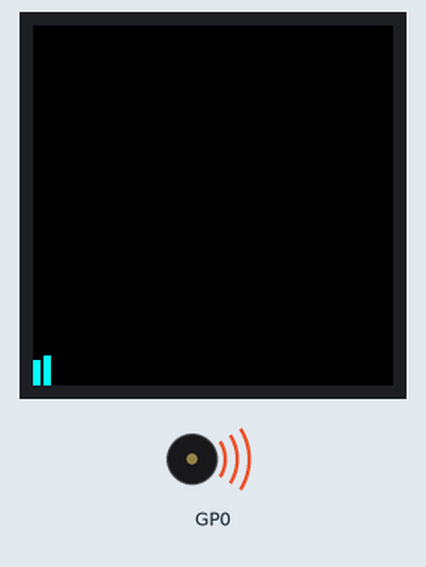
This program was run on a simulated Raspberry Pi Pico running MicroPython. On the bench: 240×240 colour display, buzzer (waves = sounding).

Above: at 0.66 s.
At 9.85 s:
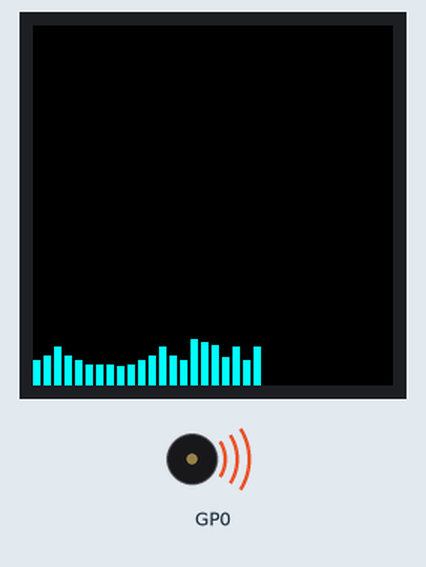
At 19.48 s:
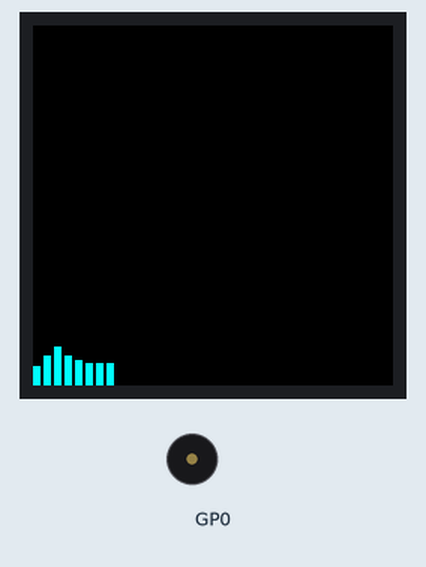
At 38.31 s:
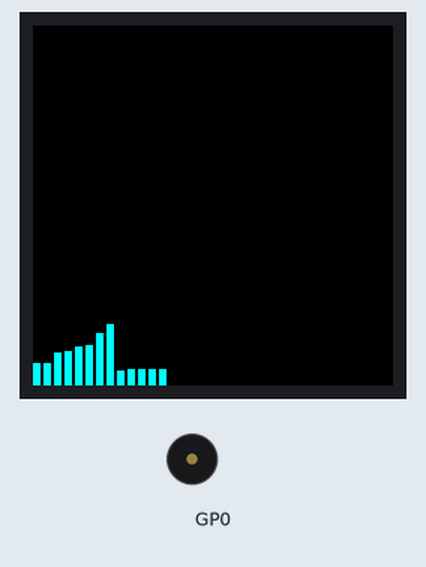
Timing chart, 0 to 40.0 s (numbered marks = the images above):
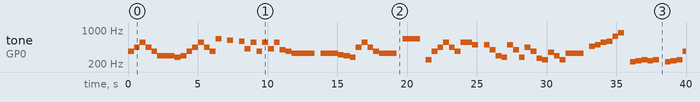

Measured:
- by itself, tone on GP0: plays 370 Hz for 0.42 s, 440 Hz for 0.42 s, 554 Hz for 0.42 s, 440 Hz for 0.42 s, 370 Hz for 0.42 s, 294 Hz for 1.3 s … (73 notes in this stretch)
- what the display in image 0 shows lasts 0.4 s, from 0.5 s to 0.9 s
- what the display in image 2 shows lasts 0.8 s, from 18.9 s to 19.7 s

The program:

WiiThemeTune.py
```python
# This example shows you how you can use Pico Explorer's onboard buzzer as a speaker to play different notes and string them together into a bleepy tune.
# It uses code written by Avram Piltch - check out his Tom's Hardware article! https://www.tomshardware.com/uk/how-to/buzzer-music-raspberry-pi-pico
# You'll need to connect a jumper wire between GPO and AUDIO on the Explorer Base to hear noise.

import utime
import picoexplorer as explorer

# Set up and initialise Pico Explorer
buf = bytearray(explorer.get_width() * explorer.get_height() * 2)
explorer.init(buf)

# tells Pico Explorer which pin you'll be using for noise
explorer.set_audio_pin(0)

# this handy list converts notes into frequencies, which you can use with the explorer.set_tone function
tones = {
    "B0": 31,
    "C1": 33,
    "CS1": 35,
    "D1": 37,
    "DS1": 39,
    "E1": 41,
    "F1": 44,
    "FS1": 46,
    "G1": 49,
    "GS1": 52,
    "A1": 55,
    "AS1": 58,
    "B1": 62,
    "C2": 65,
    "CS2": 69,
    "D2": 73,
    "DS2": 78,
    "E2": 82,
    "F2": 87,
    "FS2": 93,
    "G2": 98,
    "GS2": 104,
    "A2": 110,
    "AS2": 117,
    "B2": 123,
    "C3": 131,
    "CS3": 139,
    "D3": 147,
    "DS3": 156,
    "E3": 165,
    "F3": 175,
    "FS3": 185,
    "G3": 196,
    "GS3": 208,
    "A3": 220,
    "AS3": 233,
    "B3": 247,
    "C4": 262,
    "CS4": 277,
    "D4": 294,
    "DS4": 311,
    "E4": 330,
    "F4": 349,
    "FS4": 370,
    "G4": 392,
    "GS4": 415,
    "A4": 440,
    "AS4": 466,
    "B4": 494,
    "C5": 523,
    "CS5": 554,
    "D5": 587,
    "DS5": 622,
    "E5": 659,
    "F5": 698,
    "FS5": 740,
    "G5": 784,
    "GS5": 831,
    "A5": 880,
    "AS5": 932,
    "B5": 988,
    "C6": 1047,
    "CS6": 1109,
    "D6": 1175,
    "DS6": 1245,
    "E6": 1319,
    "F6": 1397,
    "FS6": 1480,
    "G6": 1568,
    "GS6": 1661,
    "A6": 1760,
    "AS6": 1865,
    "B6": 1976,
    "C7": 2093,
    "CS7": 2217,
    "D7": 2349,
    "DS7": 2489,
    "E7": 2637,
    "F7": 2794,
    "FS7": 2960,
    "G7": 3136,
    "GS7": 3322,
    "A7": 3520,
    "AS7": 3729,
    "B7": 3951,
    "C8": 4186,
    "CS8": 4435,
    "D8": 4699,
    "DS8": 4978
}

# put the notes for your song in here!
#song = ["F5", "F6", "E6", "F6", "F5", "P", "F5", "P", "C6", "AS5", "A5", "C6", "F6", "P", "F6", "P", "G6", "FS6", "G6", "G5", "P", "G5", "P", "G6", "F6", "E6", "D6", "C6", "P", "C6", "P", "D6", "E6", "F6", "E6", "D6", "C6", "D6", "C6", "AS5", "A5", "AS5", "A5", "G5", "F5", "G5", "F5", "E5", "D5", "C5", "D5", "E5", "F5", "G5", "AS5", "A5", "G5", "A5", "F5", "P", "F5"]
#song = ["", "", "", "", "", "", "", "", "", "", "", "", "", "", "", "", "", "", "", "", "", "", "", "", "", "", "", "", "", "", "", "", "", "", "", "", "", "", "", "", "", "", "", "", "", "", "", "", "", "", "", "", "", "", "", "", "", "", "", "", ""]
song = ["FS4", "A4", "CS5", "A4", "FS4", "D4", "D4", "D4", "CS4", "D4", "FS4", "A4", "CS5", "A4", "FS4", "E5", "P", "DS5", "P", "D5", "GS4", "CS5", "FS4", "CS5", "GS4", "CS5", "G4", "FS4", "E4", "E4", "E4", "E4", "P", "E4", "E4", "E4", "DS4", "D4", "CS4", "A4", "CS5", "A4", "FS4", "E4", "E4", "E4", "P", "E5", "E5", "E5", "P", "B3", "FS4", "A4", "CS5", "A4", "FS4", "CS5", "CS5", "B4", "P", "B4", "G4", "D4", "CS4", "B4", "G4", "CS4", "A4", "FS4", "C4", "B3", "F4", "D4", "B3", "E4", "E4", "E4", "P", "AS4", "B4", "CS5", "D5", "FS5", "A5", "P", "A3", "AS3", "B3", "AS3", "B3", "P", "A3", "AS3", "B3", "FS4", "CS4", "B3", "AS3", "B3", "A3", "B3", "B3", "C4", "CS4", "C4", "CS4", "CS4", "C4", "CS4", "GS4", "DS4", "CS4", "DS4", "B3", "CS4", "D4", "A4", "D4", "E4", "E4", "E4", "P",                "FS4", "A4", "CS5", "A4", "FS4", "D4", "D4", "D4", "CS4", "D4", "FS4", "A4", "CS5", "A4", "FS4", "E5", "P", "DS5", "P", "D5", "GS4", "CS5", "FS4", "CS5", "GS4", "CS5", "G4", "FS4", "E4", "E4", "E4", "E4", "P", "E4", "E4", "E4", "DS4", "D4", "CS4", "A4", "CS5", "A4", "FS4", "E4", "E4", "E4", "P", "E5", "E5", "E5", "P", "B3", "FS4", "A4", "CS5", "A4", "FS4", "CS5", "CS5", "B4", "P", "B4", "G4", "D4", "CS4", "B4", "G4", "CS4", "A4", "FS4", "C4", "B3", "F4", "D4", "B3", "E4", "E4", "E4", "P", "AS4", "B4", "CS5", "D5", "FS5", "A5", "P", "A3", "AS3", "B3", "AS3", "B3", "P", "A3", "AS3", "B3", "FS4", "CS4", "B3", "AS3", "B3", "A3", "B3", "B3", "C4", "CS4", "C4", "CS4", "CS4", "C4", "CS4", "GS4", "DS4", "CS4", "DS4", "B3", "CS4", "D4", "A4", "D4", "E4", "E4", "E4", "P"]
# ^ Wii Theme Tune
def clear():                        # this function clears Pico Explorer's screen to black
    explorer.set_pen(0, 0, 0)
    explorer.clear()
    explorer.update()


def playtone(frequency):            # this function tells your program how to make noise
    explorer.set_tone(frequency)


def bequiet():                      # this function tells your program how not to make noise
    explorer.set_tone(-1)


def playsong(song):                 # this function plays your song
    a = 0                           # this variable keeps track of the visualiser bars
    for i in range(len(song)):
        if (song[i] == "P"):
            bequiet()
        else:
            playtone(tones[song[i]])
            explorer.set_pen(0, 255, 255)  # switch to green pen
            explorer.rectangle(a, 240 - (int((tones[song[i]]) / 21)), 5, 240)  # draw a green bar corresponding to the frequency of the note
            a += 7
        if a >= 240:  # clears the screen if the green bars reach the right hand edge
            clear()
            a = 0
        explorer.update()
        utime.sleep(0.4)  # change this number if you want to alter how long the notes play for
    bequiet()

clear()
playsong(song)
clear()
```
